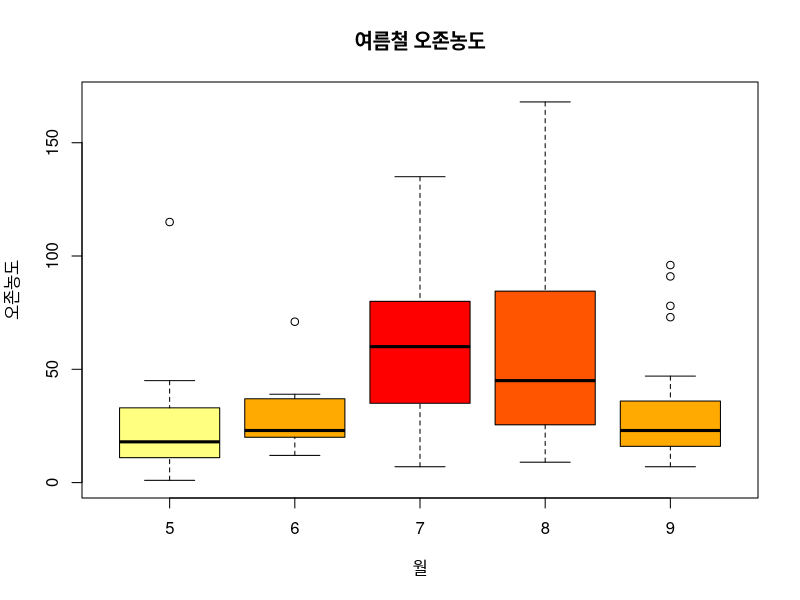
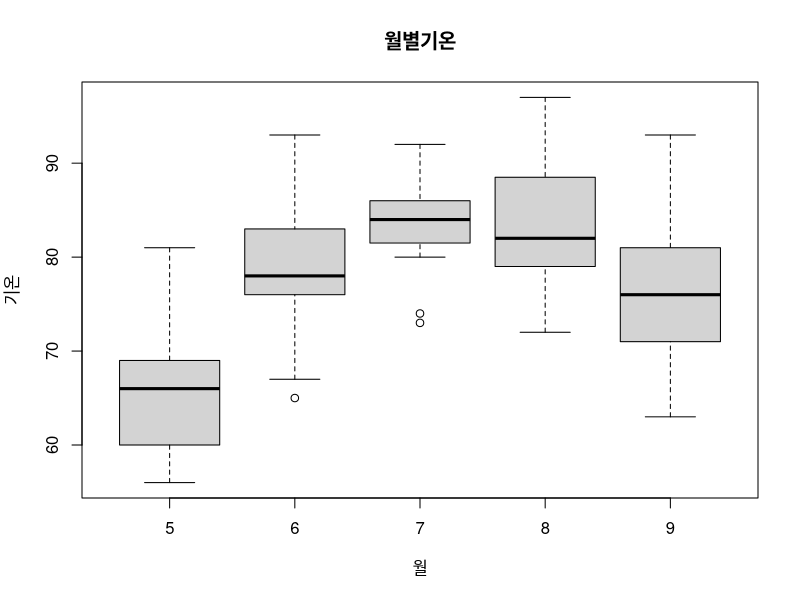

Recreate these plots in R, in order.
head(airquality)
ds=airquality[complete.cases(airquality),]
unique(ds$Month)

month.avg=aggregate(ds$Ozone, by=list(ds$Month), median)[2]
month.avg

month.avg=month.avg[,1]
names(month.avg)=5:9

odr=rank(-month.avg)
odr

boxplot(Ozone~Month, data=ds,
        col=heat.colors(5)[odr],
        ylim=c(0,170),
        ylab='오존농도',
        xlab='월',
        main='여름철 오존농도')

boxplot(Temp~Month, data=airquality,
        ylab='기온',
        xlab='월',
        main='월별기온')

